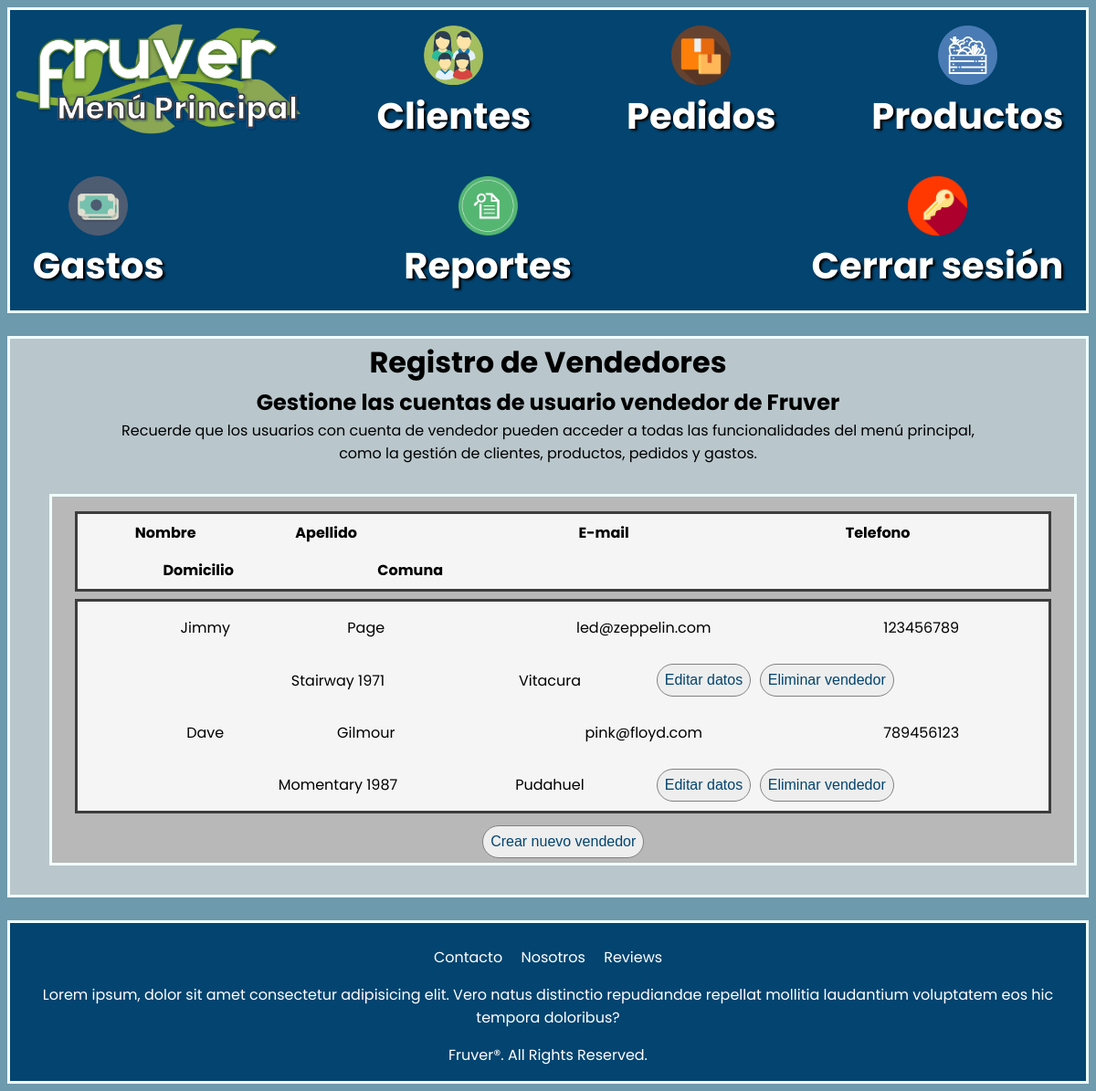
/mainmenu/gestionarvendedor (signed in), run on the app's committed database.
### Home/models.py (models this page shows, shortened)
class Usuario(AbstractBaseUser, PermissionsMixin):
    nombre_usuario = models.CharField(max_length=30)
    apellido_usuario = models.CharField(max_length=30)
    email_usuario = models.EmailField(max_length=50, unique=True)
    password = models.CharField(max_length=255)
    telefono_usuario = models.CharField(max_length=12)
    domicilio_usuario = models.CharField(max_length=50)
    comuna = models.ForeignKey('Comuna', null=True, on_delete=models.SET_NULL)
    is_staff = models.BooleanField(default=False)
    is_active = models.BooleanField(default=True)
    objects = CustomAccountManager()
    USERNAME_FIELD = 'email_usuario'
    REQUIRED_FIELDS = ['nombre_usuario', 'apellido_usuario', 'password', 'telefono_usuario', 'domicilio_usuario']

class Comuna(models.Model):
    nombre_comuna = models.CharField(max_length=40)
    def __str__(self):
        return self.nombre_comuna

### Home/views.py (the view, shortened to what this page needs)
# urls.py: path('mainmenu/gestionarvendedor', views.gestionarvendedor, name='fruver-gestionarvendedor'), #Gestionar CRUD de vendedores
@login_required(login_url='fruver-acceso')
def gestionarvendedor(request):
    current_user = request.user
    if current_user.is_staff != 1:
        return redirect('fruver-home')
    vendedores = Usuario.objects.filter(is_staff=True)
    form = FormularioCrearUsuario()
    context = {'form': form, 'vendedores': vendedores}
    return render(request, 'Home/gestionarvendedor.html', context)

### Pedidos/context_processor.py (called while the page is built)
def total_pedido(request):
    total = 0
    if request.user.is_authenticated:
        if "carrito" in request.session.keys():
            for key, value in request.session["carrito"].items():
                total += int(value["subtotal"])
    return {"total_pedido": total}

### Home/templates/Home/gestionarvendedor.html (shortened to what this page needs)
{% extends "Home/mainmenu.html" %}
{% load static %}
{% block stylesheet %}
<link rel="stylesheet" href="{% static 'Home/styles/gestionarvendedor.css' %}">
{% endblock stylesheet %}
{% block content %}
    <h1 class="info">Registro de Vendedores</h1>
    <h2 class="info">Gestione las cuentas de usuario vendedor de Fruver</h2>
    <p class="info">Recuerde que los usuarios con cuenta de vendedor pueden acceder a todas las funcionalidades del menú principal,<br>
       como la gestión de clientes, productos, pedidos y gastos.</p>
    <div class="container1">
        <div class="fila-titulos">
            <div class="titulo-columnas" id="nombre">
                <h4>Nombre</h4>
            </div>
            <div class="titulo-columnas" id="apellido">
                <h4>Apellido</h4>
            </div>
            <div class="titulo-columnas" id="correo">
                <h4>E-mail</h4>
            </div>
            <div class="titulo-columnas" id="telefono">
                <h4>Telefono</h4>
            </div>
            <div class="titulo-columnas" id="domicilio">
                <h4>Domicilio</h4>
            </div>
            <div class="titulo-columnas" id="comunax">
                <h4>Comuna</h4>
            </div>
        </div>
        <div class="lista-vendedores">
            <div class="fila-datos">
                {% for vendedor in vendedores %}
                    <div class="datos">
                        <div class="datosvendedor">
                            <p> {{ vendedor.nombre_usuario }}</p>
                        </div>
                        <div class="datosvendedor">
                            <p> {{ vendedor.apellido_usuario }}</p>
                        </div>
                        <div class="datosvendedor" id="emailvendedor" >
                            <p> {{ vendedor.email_usuario }}</p>
                        </div>
                        <div class="datosvendedor">
                            <p> {{ vendedor.telefono_usuario }}</p>
                        </div>
                        <div class="datosvendedor" id="domiciliovendedor">
                            <p> {{ vendedor.domicilio_usuario }}</p>
                        </div>
                        <div class="datosvendedor" id="comunavendedor" >
                            <p> {{ vendedor.comuna}}</p>
                        </div>
                        <a href="{% url 'fruver-editarvendedor' vendedor.id %}"><button type="button">Editar datos</button></a>
                        <a href="#" onclick="eliminarVendedor({{ vendedor.id }})"><button type="button">Eliminar vendedor</button></a>
                    </div>
                {% endfor %}
            </div>
        </div>
        <button type="button" id="crearvendedor">Crear nuevo vendedor</button>
    </div>
{% endblock content %}

### Home/static/Home/styles/mainmenu.css (style rules this page uses)
body { font-family: 'Poppins', sans-serif; background-color: #6d9aac; }
.container1 { display: flex; flex-flow: row wrap; margin: 2rem 4rem; justify-content: center; align-items: center; background-color: rgb(184, 184, 184); border: solid 0.2rem azure; }

### Home/static/Home/styles/gestionarvendedor.css (style rules this page uses)
.info { margin: 0.1rem }
.container1 { display: flex; flex-flow: column wrap; margin: 2rem 2.7rem; justify-content: center; align-items: center; background-color: rgb(184, 184, 184); border: solid 0.2rem azure; width: 95%; }
.fila-titulos { margin: 1rem 1rem 0rem; background-color: whitesmoke; border: solid 0.2rem rgb(61, 61, 61); display: flex; flex-flow: row wrap; justify-content: flex-start; align-items: flex-start; width: 95%; }
.titulo-columnas { margin: 0.5rem 1.5rem; width: 10rem; }
#nombre { width: 9rem; }
#apellido { width: 7rem; }
#correo { width: 25rem; }
#telefono { width: 6.5rem; }
#domicilio { width: 13.5rem; }
#comunax { width: 9.5rem; }
h4 { font-weight: bold; margin: 0; }
.lista-vendedores { margin: 0.5rem 1rem 0.5rem; background-color: whitesmoke; border: solid 0.2rem rgb(61, 61, 61); display: flex; flex-flow: row wrap; justify-content: center; align-items: center; width: 95%; }
.fila-datos { display: flex; flex-flow: column wrap; justify-content: flex-start; align-items: flex-start; width: 100%; }
.datos { display: flex; flex-flow: row wrap; justify-content: center; align-items: center; text-align: center; width: 100%; }
.datosvendedor { margin: 0.01rem 1rem; width: 9rem; }
#emailvendedor { width: 25rem; }
#domiciliovendedor { width: 13rem; }
#comunavendedor { width: 12rem; }
button { background-color: rgb(238, 238, 238); margin: 0.3rem; border: none; padding: 0.5rem; font-size: 1rem; border-radius: 2rem; color: rgb(3, 68, 112); border: solid 0.1rem grey; cursor: pointer; }

### data on the page
Usuario: nombre_usuario "Jimmy", apellido_usuario "Page", email_usuario "led@zeppelin.com", telefono_usuario "123456789", domicilio_usuario "Stairway 1971", comuna "Vitacura"
Usuario: nombre_usuario "Dave", apellido_usuario "Gilmour", email_usuario "pink@floyd.com", telefono_usuario "789456123", domicilio_usuario "Momentary 1987", comuna "Pudahuel"
